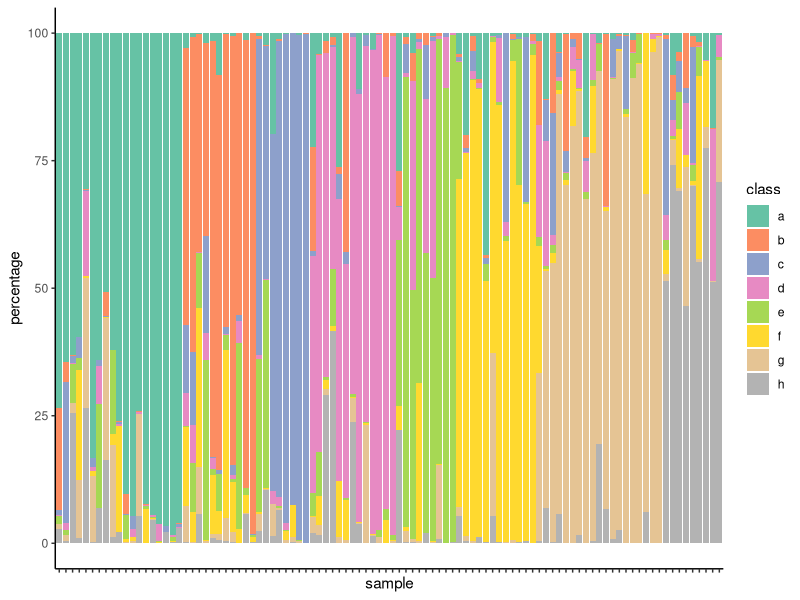

Write the R code that produced this figure. (Note: this script raises an error after producing the figure.)
library(tidyverse)
library(RColorBrewer)
set.seed(666)

generate_percentages <- function(N){
    random_N <- rlnorm(n = N, sdlog = 3)
    (random_N / sum(random_N)) * 100
}

generate_counts <- function(n_smp = 100, n_asv = 20 , size = 1, prob = 0.01 ){
    dat <- rnbinom(n_smp * n_asv, size = size, prob = prob) %>%
        matrix(ncol = n_smp)
    # hist(dat)
    colnames(dat) <- paste("Smp", 1:n_smp, sep = "")
    rownames(dat) <- paste("ASV", 1:n_asv, sep = "")
    dat %>%
        as.data.frame() %>%
        rownames_to_column(var = "asv") %>%
        as_tibble()
}
generate_counts()

# Parameters
my_data <- replicate(100, generate_percentages(8)) %>%
    as.data.frame() %>%
    cbind(class = letters[1:8]) %>%
    pivot_longer(cols = !class, names_to = "sample", values_to = "percentage")

# Don't worry about what happened here. I just simulated some data.
# Here we have an example data with 100 samples and 8 classes of member.

# Without optimization
# Let's see what will happen if we just make a plot as such without optimization.
no_reorder <- my_data %>%
    ggplot(aes(x = sample, y = percentage)) +
    geom_bar(stat = "identity", aes(fill = class)) +
    scale_fill_manual(values = brewer.pal(8, "Set2")) +
    theme_classic()
    # theme(axis.text.x = element_blank())

# Due to the number of samples and classes, it is very hard to discern anything from this graph without optimizing the order of bars.

# Group samples by peak class
# A prerequisite for reordering samples is grouping them.
# Usually there is a natural way to group them.
# For example grouping by control vs. treatment according to the design of the experiment.
# In this example, we don't have any experimental condition, I will just group them by peak class.
# This just means I am grouping samples by which class is the most abundant member in said sample.

sample_grouping <- my_data %>%
  group_by(sample) %>%
  slice_max(order_by = percentage) %>%
  select(class, sample) %>%
  rename(peak_class = class)

sample_grouping

# Reordering bars
# This is a 3 step process.
#
# 1. Grouping by sample grouping using `group_by()`.
# 2. Rank samples at _each level of sample grouping_ with `rank()`. R knows it should rank at each level of sample grouping because we called `group_by()`.
# 3. Reorder samples by rank using `reorder()`.

my_data_reordered <- my_data %>%
  inner_join(sample_grouping, by = "sample") %>%
  group_by(peak_class) %>%
  mutate(rank = rank(percentage)) %>%  # rank samples at the level of each peak subtype
  mutate(sample = reorder(sample, -rank)) %>%   # this reorders samples
  ungroup()

head(my_data_reordered)

# Plot reordered
# Now let's plot the optimized graph
bars_reordered <- my_data_reordered %>%
    ggplot(aes(x = sample, y = percentage)) +
    geom_bar(stat = "identity", aes(fill = class)) +
    scale_fill_manual(values = brewer.pal(8, "Set2")) +
    theme_classic() +
    theme(axis.text.x = element_blank(),
          strip.background = element_blank(),
          strip.text = element_blank(),
          panel.spacing.x = unit(0.1, "line"))
bars_reordered

# ...and make a comparison.

wrap_plots(
    no_reorder +
        labs(title = "Without reordering bars"),
    bars_reordered +
        labs(title = "Bars reordered"),
    guides = "collect",
    nrow = 2
) &
    labs(y = "relative abundance (%)") &
    theme(title = element_text(size = 10))
